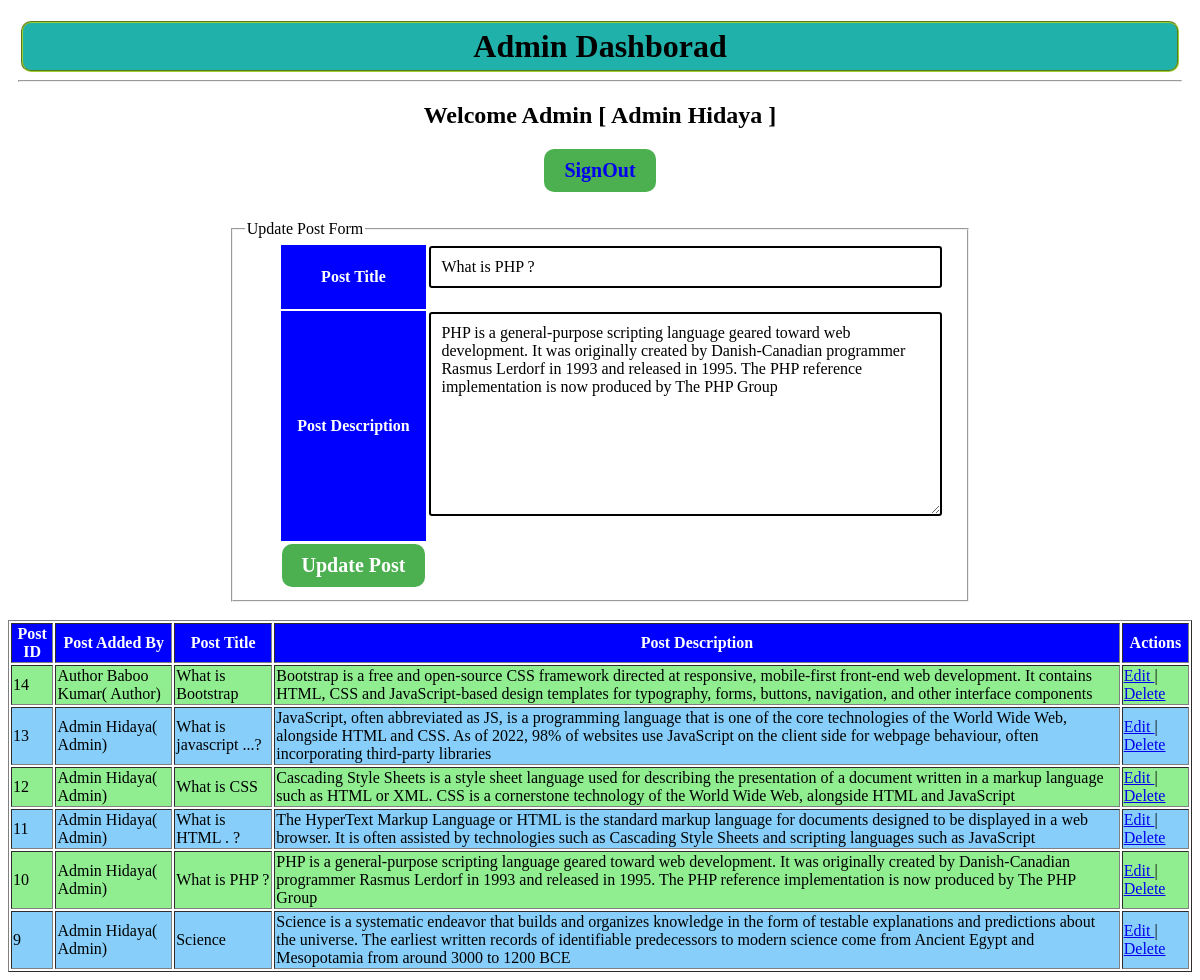
Screenshot of /admin/index.php?post_id=10 (signed in) with the database file from the repository.
### tables this page shows
CREATE TABLE `posts` (
  `post_id` int(11) NOT NULL AUTO_INCREMENT,
  `added_by_user_role_id` int(11) DEFAULT NULL,
  `post_title` text DEFAULT NULL,
  `post_description` longtext DEFAULT NULL,
  `is_active` enum('Active','Inactive') DEFAULT 'Active',
  PRIMARY KEY (`post_id`),
  KEY `author_user_role_id` (`added_by_user_role_id`),
  CONSTRAINT `posts_ibfk_1` FOREIGN KEY (`added_by_user_role_id`) REFERENCES `user_role` (`user_role_id`) ON DELETE CASCADE ON UPDATE CASCADE
);

CREATE TABLE `users` (
  `user_id` int(11) NOT NULL AUTO_INCREMENT,
  `full_name` varchar(100) DEFAULT NULL,
  `gender` enum('Female','Male') DEFAULT 'Male',
  `user_email` varchar(100) DEFAULT NULL,
  `user_password` text DEFAULT NULL,
  `is_active` enum('Active','Inactive') DEFAULT 'Active',
  PRIMARY KEY (`user_id`)
);

CREATE TABLE `roles` (
  `role_id` int(11) NOT NULL AUTO_INCREMENT,
  `role_type` varchar(100) DEFAULT NULL,
  PRIMARY KEY (`role_id`)
);

### admin/index.php (the view, shortened to what this page needs)
<!DOCTYPE html>
<html>
<head>
</head>
<body>
	<?php
	require_once 'manage_posts.php';
	$posts = getAllPosts();
	?>
	<center>
		<div id="header">
			<h1>Admin Dashborad</h1>
			<hr />
			<h2>Welcome Admin [
				<?php
				echo $_SESSION['user']['full_name'];
				?>
				]</h2>
			<button><a style="text-decoration:none" href="../logout_users.php">SignOut</a></button>
		</div>
		<?php
		if (isset($_GET['post_id'])) {
			EditFormPost("post_process.php", "POST", $_GET['post_id']);
		} else {
			AddFormPost("post_process.php", "POST");
		}
		?>
		<table id="post" border="1" width="100%">
			<tr>
				<th>Post ID</th>
				<th>Post Added By</th>
				<th>Post Title</th>
				<th>Post Description</th>
				<th>Actions</th>
			</tr>
			<?php
			if ($posts->num_rows > 0) {
				while ($post = mysqli_fetch_assoc($posts)) {
			?>
					<tr>
						<td>
							<?php echo $post['post_id']; ?>
						</td>
						<td>
							<?php
							echo getUserFullNameByUserRoleId($post['added_by_user_role_id']);
							?>
						</td>
						<td>
							<?php echo $post['post_title']; ?>
						</td>
						<td>
							<?php echo $post['post_description']; ?>
						</td>
						<td>
							<a href="index.php?post_id=<?php echo $post['post_id']; ?>">
								Edit
							</a>
							|
							<a href="javascript:void(0)" post_id="<?php echo $post['post_id']; ?>" onclick="deletePost(this)">
								Delete
							</a>
						</td>
					</tr>
				<?php
				}
			}
			?>
		</table>
	</center>
</body>
</html>

### admin/manage_posts.php (shortened to what this page needs)
<?php
require_once '../require/connection.php';
function getAllPosts()
{
	global $connection;
	$query = "SELECT * FROM posts ORDER BY `posts`.`post_id` DESC";
	$res = mysqli_query($connection, $query);
	return $res;
}
function getUserFullNameByUserRoleId($user_role_id)
{
	global $connection;
	$query = "SELECT `roles`.`role_type`, `users`.`full_name` FROM `users`
		INNER JOIN `user_role` ON `users`.`user_id` = `user_role`.`user_id`
		INNER JOIN `roles` ON `user_role`.`role_id` = `roles`.`role_id`
		WHERE `user_role`.`user_role_id` = $user_role_id";
	$res = mysqli_query($connection, $query);
	$data = mysqli_fetch_assoc($res);
	return $data['full_name'] . "( " . $data['role_type'] . ")";
}
?>
<?php
function getPostByPostId($post_id)
{
	global $connection;
	$query = "SELECT * FROM `posts` WHERE `posts`.`post_id` = $post_id";
	$res = mysqli_query($connection, $query);
	$data = mysqli_fetch_assoc($res);
	return $data;
}
function EditFormPost($action = "", $method = "GET", $post_id)
{
	$data = getPostByPostId($post_id);
?>
	<br />
	<fieldset style="width: 60%">
		<legend>Update Post Form</legend>
		<form action="<?php echo $action; ?>" method="<?php echo $method; ?>">
			<table>
				<tr>
					<th>Post Title</th>
					<td>
						<input type="text" name="post_title" required value="<?php echo $data['post_title']; ?>">
					</td>
				</tr>
				<tr>
					<th>Post Description</th>
					<td>
						<textarea cols="50" rows="10" name="post_desc" required><?php echo $data['post_description']; ?></textarea>
					</td>
				</tr>
				<tr>
					<td align="center">
						<input style=" background-color: #4CAF50;
							color: white;
							padding: 10px 20px;
							border: none;
			border-radius: 3px;
			font-size: 20px;
			cursor: pointer;
			border-radius: 10px;
			font-weight: bold; " type="submit" name="update_post" value="Update Post">
					</td>
				</tr>
			</table>
		</form>
	</fieldset>
	<br />
<?php
}
?>

### admin/index.php (style rules this page uses)
#header { padding: 10px; height: auto; text-align: center; }
table tr th { background-color: blue; color: white; }
button { background-color: #4CAF50; color: white; padding: 10px 20px; border: none; border-radius: 3px; font-size: 20px; cursor: pointer; border-radius: 10px; font-weight: bold; }
input[type="text"], textarea { width: 100%; padding: 10px; margin-bottom: 20px; border: 2px solid black; border-radius: 3px; font-size: 16px; }
* { font-family: serif; }
h1 { font-family: cursive; background-color: lightseagreen; border-radius: 10px; border: 2px groove yellowgreen; padding: 5px; margin: 3px; }
#post tr:nth-child(even) { background-color: lightgreen; }
#post tr:nth-child(odd) { background-color: lightskyblue; }

### rows the page displays
posts: post_title "What is PHP ?", post_desc "PHP is a general-purpose scripting language geared toward web development. It was originally created by Danish-Canadian programmer Rasmus Lerdorf in 1993 and released in 1995. The PHP reference implementation is now produced by The PHP Group", post_id "10", added_by_user_role.role_type "Admin Hidaya( Admin)", post_description "PHP is a general-purpose scripting language geared toward web development. It was originally created by Danish-Canadian programmer Rasmus Lerdorf in 1993 and released in 1995. The PHP reference implementation is now produced by The PHP Group"
posts: post_id "14", added_by_user_role.role_type "Author Baboo Kumar( Author)", post_title "What is Bootstrap", post_description "Bootstrap is a free and open-source CSS framework directed at responsive, mobile-first front-end web development. It contains HTML, CSS and JavaScript-based design templates for typography, forms, buttons, navigation, and other interface components"
posts: post_id "13", added_by_user_role.role_type "Admin Hidaya( Admin)", post_title "What is javascript ...?", post_description "JavaScript, often abbreviated as JS, is a programming language that is one of the core technologies of the World Wide Web, alongside HTML and CSS. As of 2022, 98% of websites use JavaScript on the client side for webpage behaviour, often incorporating third-party libraries"
posts: post_id "12", added_by_user_role.role_type "Admin Hidaya( Admin)", post_title "What is CSS", post_description "Cascading Style Sheets is a style sheet language used for describing the presentation of a document written in a markup language such as HTML or XML. CSS is a cornerstone technology of the World Wide Web, alongside HTML and JavaScript"
posts: post_id "11", added_by_user_role.role_type "Admin Hidaya( Admin)", post_title "What is HTML . ?", post_description "The HyperText Markup Language or HTML is the standard markup language for documents designed to be displayed in a web browser. It is often assisted by technologies such as Cascading Style Sheets and scripting languages such as JavaScript"
posts: post_id "9", added_by_user_role.role_type "Admin Hidaya( Admin)", post_title "Science", post_description "Science is a systematic endeavor that builds and organizes knowledge in the form of testable explanations and predictions about the universe. The earliest written records of identifiable predecessors to modern science come from Ancient Egypt and Mesopotamia from around 3000 to 1200 BCE"

### other values shown
$_SESSION['user']['full_name'] "Admin Hidaya"
